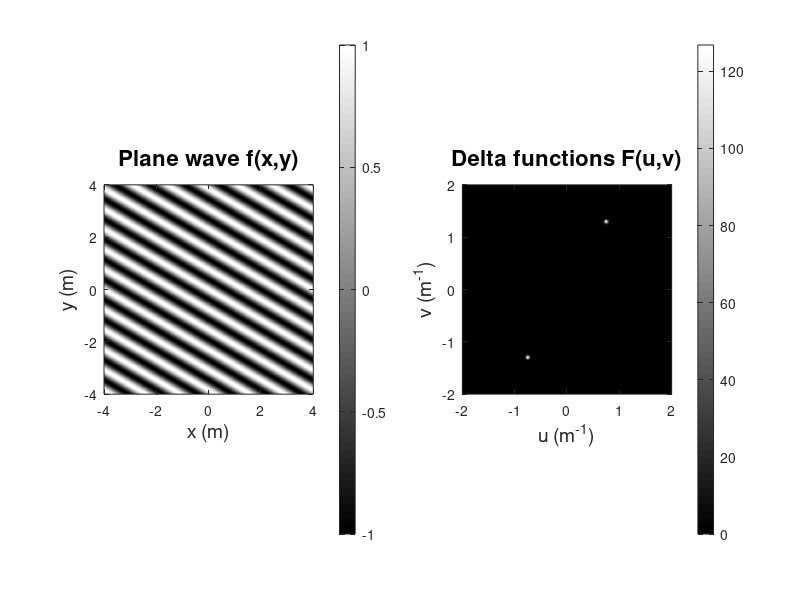
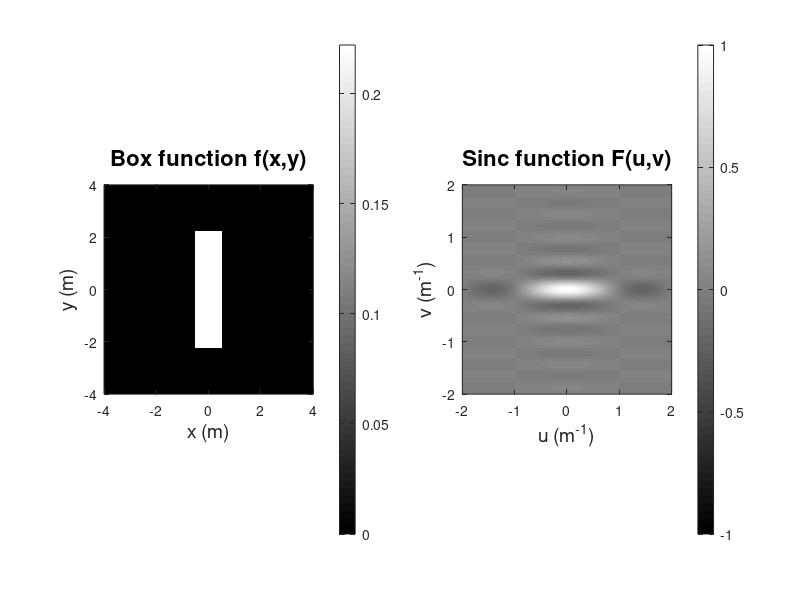
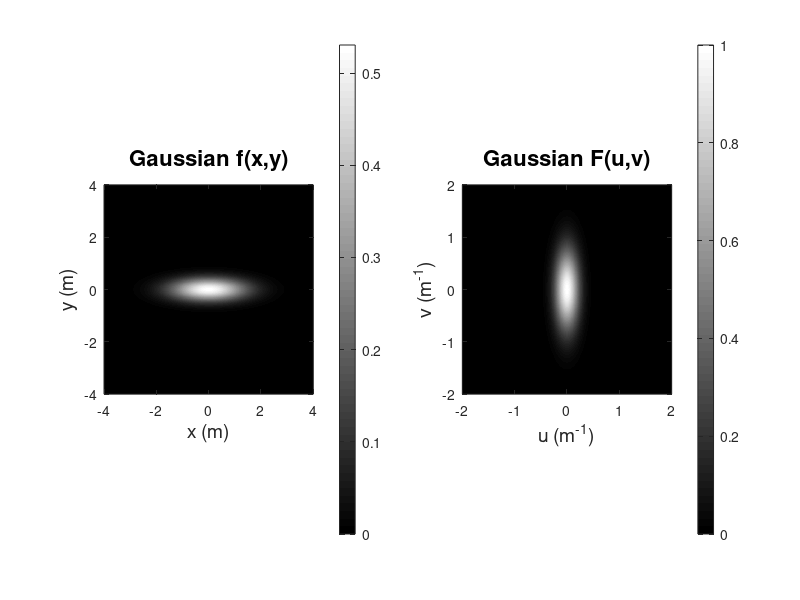
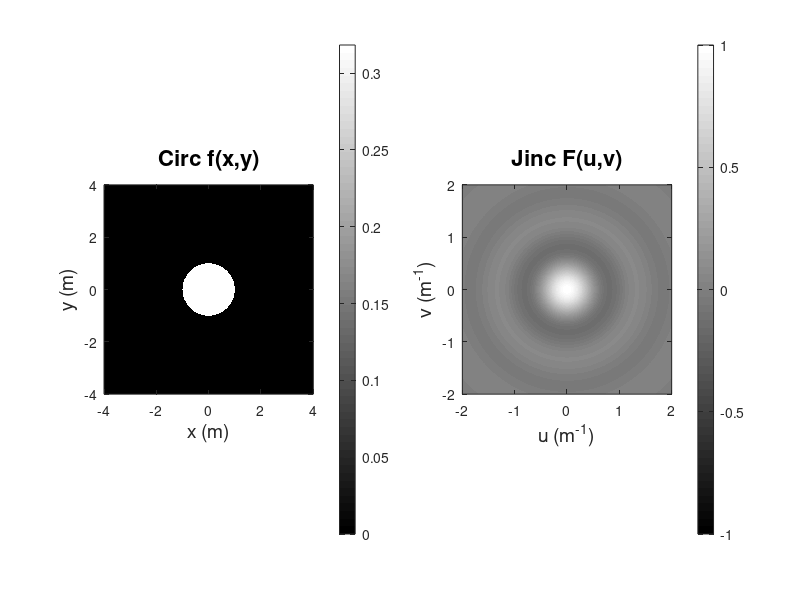

Here is the MATLAB script that generated these plots, in order:
% BME5013C/6113C: Biomedical Signal and Image Processing
% Fall 2025
% Fourier Transform Window Example Set #02
%
% Author : T. Douglas Mast, PhD
% Andres Llico, PhD (edits)
% Date : Oct 06, 2025

clear variables;
close all;

% Define a spatial grid for all examples
xmax = 4; dx = 0.01; % spatial range and step (m)
ymax = xmax; dy = dx; % vertical dimensions matching horizontal
xvec = -xmax:dx:xmax;
yvec = -ymax:dy:ymax;
[x,y] = meshgrid(xvec,yvec);

% Define a spatial-frequency grid as well
umax = 2; du = 0.004;
vmax = umax; dv = du;
uvec = -umax:du:umax;
vvec = -vmax:dv:vmax;
[u,v] = meshgrid(uvec,vvec);

%% Example 1: plane wave, spatial frequency nu0, direction phi
nu0 = 1.5; phi = +pi/3;
f = cos(2*pi*nu0*cos(phi)*x + 2*pi*nu0*sin(phi)*y);

% Approximately represent delta functions in F.T. by Gaussian spikes
sigma = 0.025;
F = ( exp(-(u-nu0*cos(phi)).^2/(2*sigma.^2) ...
- (v-nu0*sin(phi)).^2/(2*sigma.^2)) ...
+ exp(-(u+nu0*cos(phi)).^2/(2*sigma.^2) ...
- (v+nu0*sin(phi)).^2/(2*sigma.^2)) ) / (4*pi*sigma^2) ;
figure(1)
set(gcf, ...
"Units", "inches", ...
"Position", [4 1 8 3]);
subplot(1,2,1);
imagesc(xvec, yvec, f, [-1 1]); colorbar;
colormap(gray); axis image;
set(gca,'YDir','Normal');
xlabel("x (m)", ...
"FontSize", 14);
ylabel("y (m)", ...
"FontSize", 14);
title("Plane wave f(x,y)", ...
"FontSize", 16);
subplot(1,2,2);
imagesc(uvec, vvec, F, [0 max(max(F))]); colorbar;
colormap(gray); axis image;
set(gca,'YDir','Normal');
xlabel("u (m^{-1})", ...
"FontSize", 14);
ylabel("v (m^{-1})", ...
"FontSize", 14);
title("Delta functions F(u,v)", ...
"FontSize", 16);

%% Example 2: Box function (F.T. sinc function)
Lx = 1.; Ly = 4.5;
f = ((abs(x)<=Lx/2)&(abs(y)<=Ly/2)) / (Lx*Ly);
F = sinc(u*Lx).*sinc(v*Ly);
figure(2);
set(gcf, ...
"Units", "inches", ...
"Position", [4 1 8 3]);
subplot(1,2,1);
imagesc(xvec,yvec,f,[0 max(max(f))]); colorbar;
colormap(gray); axis image;
set(gca,'YDir','Normal');
set(gca,'YDir','Normal');
xlabel("x (m)", ...
"FontSize", 14);
ylabel("y (m)", ...
"FontSize", 14);
title("Box function f(x,y)", ...
"FontSize", 16);
subplot(1,2,2);
imagesc(uvec,vvec,F,[-1 1]); colorbar;
colormap(gray); axis image;
set(gca,'YDir','Normal');
set(gca,'YDir','Normal');
xlabel("u (m^{-1})", ...
"FontSize", 14);
ylabel("v (m^{-1})", ...
"FontSize", 14);
title("Sinc function F(u,v)", ...
"FontSize", 16);

%% Example 3: Gaussian (F.T. also Gaussian)
sigmax = 1; sigmay = .3;
f = exp(-x.^2/(2*sigmax^2)).*exp(-y.^2/(2*sigmay^2))/(2*pi*sigmax*sigmay);
F = exp(-2*pi^2*(u.^2*sigmax^2 + v.^2*sigmay^2));
figure(3);
set(gcf, ...
"Units", "inches", ...
"Position", [4 1 8 3]);
subplot(1,2,1);
imagesc(xvec,yvec,f,[0 max(max(f))]); colorbar;
colormap(gray); axis image;
set(gca,'YDir','Normal');
xlabel("x (m)", ...
"FontSize", 14);
ylabel("y (m)", ...
"FontSize", 14);
title("Gaussian f(x,y)", ...
"FontSize", 16);
subplot(1,2,2);
imagesc(uvec, vvec, F, [0 1]); colorbar;
colormap(gray); axis image;
set(gca,'YDir','Normal');
xlabel("u (m^{-1})", ...
"FontSize", 14);
ylabel("v (m^{-1})", ...
"FontSize", 14);
title("Gaussian F(u,v)", ...
"FontSize", 16);

%% Example 4: Circ (F.T. Jinc function)
r0 = 1; r = sqrt(x.^2+y.^2);
f = (r <= r0)/(pi*r0^2);
nu = sqrt(u.^2+v.^2);
F = besselj(1, 2*pi*nu*r0)./(pi*nu*r0);
F(nu == 0) = 1;
figure(4);
set(gcf, ...
"Units", "inches", ...
"Position", [4 1 8 3]);
subplot(1,2,1);
imagesc(xvec, yvec, f, [0 max(max(f))]); colorbar;
colormap(gray); axis image;
set(gca,'YDir','Normal');
xlabel("x (m)", ...
"FontSize", 14);
ylabel("y (m)", ...
"FontSize", 14);
title("Circ f(x,y)", ...
"FontSize", 16);
subplot(1,2,2);
imagesc(uvec, vvec, F, [-1 1]); colorbar;
colormap(gray); axis image;
set(gca,'YDir','Normal');
xlabel("u (m^{-1})", ...
"FontSize", 14);
ylabel("v (m^{-1})", ...
"FontSize", 14);
title("Jinc F(u,v)", ...
"FontSize", 16);